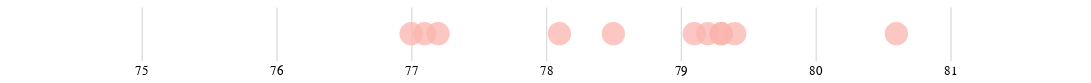

Source (notebook cell):
### Code cell
import altair as alt

alt.Chart(df).transform_filter(
    alt.datum.region == 'Midwest'  # Adjust this line to match your actual data's structure
).mark_circle(
    size=300,
    opacity=0.75,
    color='#fbb4ae'
).encode(
    x=alt.X('life_expectancy').scale(domain=[74, 82]).axis(domain=False,title=None, ticks=False, values=list(range(75, 82, 1))),
    #color=alt.Color('region', legend=None).scale(scheme='pastel1')
).properties(
    height=40,
    width=800
).configure_view(
    strokeWidth=0
)

### Figure 1 — Vega-Lite specification as saved in the notebook (floating-point values rounded to 4 significant figures)
{"config": {"view": {"continuousWidth": 300, "continuousHeight": 300, "strokeWidth": 0}}, "data": {"name": "data-e583e5dffe3ca38f06f7220f7e33cb9a"}, "mark": {"type": "circle", "color": "#fbb4ae", "opacity": 0.75, "size": 300}, "encoding": {"x": {"axis": {"domain": false, "title": null, "ticks": false, "values": [75, 76, 77, 78, 79, 80, 81]}, "field": "life_expectancy", "scale": {"domain": [74, 82]}, "type": "quantitative"}}, "height": 40, "transform": [{"filter": "(datum.region === 'Midwest')"}], "width": 800, "$schema": "https://vega.github.io/schema/vega-lite/v5.16.3.json", "datasets": {"data-e583e5dffe3ca38f06f7220f7e33cb9a": [{"name": "Alabama", "median_household_income": 54940.0, "num_bachelors": 563600.0, "total_population": 2172000.0, "urban": 1267000.0, "region": "South", "division": "East South Central", "life_expectancy": 75.5, "pct_urban": 0.5835, "pct_bachelors": 0.2595}, {"name": "Alaska", "median_household_income": 80290.0, "num_bachelors": 92690.0, "total_population": 307000.0, "urban": 183000.0, "region": "West", "division": "Pacific", "life_expectancy": 78.2, "pct_urban": 0.5961, "pct_bachelors": 0.302}, {"name": "Arizona", "median_household_income": 65910.0, "num_bachelors": 923300.0, "total_population": 2845000.0, "urban": 2516000.0, "region": "West", "division": "Mountain", "life_expectancy": 79.3, "pct_urban": 0.8843, "pct_bachelors": 0.3246}, {"name": "Arkansas", "median_household_income": 52120.0, "num_bachelors": 313500.0, "total_population": 1316000.0, "urban": 720600.0, "region": "South", "division": "West South Central", "life_expectancy": 75.9, "pct_urban": 0.5474, "pct_bachelors": 0.2382}, {"name": "California", "median_household_income": 84100.0, "num_bachelors": 5855000.0, "total_population": 13680000.0, "urban": 12810000.0, "region": "West", "division": "Pacific", "life_expectancy": 81.2, "pct_urban": 0.9367, "pct_bachelors": 0.428}, {"name": "Colorado", "median_household_income": 80180.0, "num_bachelors": 1051000.0, "total_population": 2213000.0, "urban": 1839000.0, "region": "West", "division": "Mountain", "life_expectancy": 80.2, "pct_urban": 0.831, "pct_bachelors": 0.475}, {"name": "Connecticut", "median_household_income": 83570.0, "num_bachelors": 561600.0, "total_population": 1488000.0, "urban": 1309000.0, "region": "Northeast", "division": "New England", "life_expectancy": 80.6, "pct_urban": 0.8795, "pct_bachelors": 0.3774}, {"name": "Delaware", "median_household_income": 72720.0, "num_bachelors": 134300.0, "total_population": 405900.0, "urban": 339100.0, "region": "South", "division": "South Atlantic", "life_expectancy": 78.4, "pct_urban": 0.8355, "pct_bachelors": 0.3308}, {"name": "District of Columbia", "median_household_income": 93550.0, "num_bachelors": 124300.0, "total_population": 296700.0, "urban": 296700.0, "region": "South", "division": "South Atlantic", "life_expectancy": 78.5, "pct_urban": 1.0, "pct_bachelors": 0.4189}, {"name": "Florida", "median_household_income": 61780.0, "num_bachelors": 3038000.0, "total_population": 8990000.0, "urban": 8190000.0, "region": "South", "division": "South Atlantic", "life_expectancy": 79.6, "pct_urban": 0.9111, "pct_bachelors": 0.338}, {"name": "Georgia", "median_household_income": 65030.0, "num_bachelors": 1426000.0, "total_population": 4089000.0, "urban": 3021000.0, "region": "South", "division": "South Atlantic", "life_expectancy": 77.7, "pct_urban": 0.7389, "pct_bachelors": 0.3489}, {"name": "Hawaii", "median_household_income": 88000.0, "num_bachelors": 226400.0, "total_population": 519500.0, "urban": 465000.0, "region": "West", "division": "Pacific", "life_expectancy": 81.6, "pct_urban": 0.8951, "pct_bachelors": 0.4358}, {"name": "Idaho", "median_household_income": 63380.0, "num_bachelors": 231300.0, "total_population": 667800.0, "urban": 447500.0, "region": "West", "division": "Mountain", "life_expectancy": 79.6, "pct_urban": 0.6701, "pct_bachelors": 0.3463}, {"name": "Illinois", "median_household_income": 72560.0, "num_bachelors": 1911000.0, "total_population": 5297000.0, "urban": 4653000.0, "region": "Midwest", "division": "East North Central", "life_expectancy": 79.3, "pct_urban": 0.8785, "pct_bachelors": 0.3607}, {"name": "Indiana", "median_household_income": 61940.0, "num_bachelors": 798000.0, "total_population": 2796000.0, "urban": 2046000.0, "region": "Midwest", "division": "East North Central", "life_expectancy": 77.1, "pct_urban": 0.7319, "pct_bachelors": 0.2854}, {"name": "Iowa", "median_household_income": 65430.0, "num_bachelors": 423900.0, "total_population": 1336000.0, "urban": 848400.0, "region": "Midwest", "division": "West North Central", "life_expectancy": 79.1, "pct_urban": 0.6348, "pct_bachelors": 0.3172}, {"name": "Kentucky", "median_household_income": 55450.0, "num_bachelors": 461800.0, "total_population": 1927000.0, "urban": 1118000.0, "region": "South", "division": "East South Central", "life_expectancy": 75.6, "pct_urban": 0.5799, "pct_bachelors": 0.2396}, {"name": "Louisiana", "median_household_income": 53570.0, "num_bachelors": 511400.0, "total_population": 1965000.0, "urban": 1435000.0, "region": "South", "division": "West South Central", "life_expectancy": 76.0, "pct_urban": 0.7304, "pct_bachelors": 0.2603}, {"name": "Maine", "median_household_income": 63180.0, "num_bachelors": 209300.0, "total_population": 721800.0, "urban": 251200.0, "region": "Northeast", "division": "New England", "life_expectancy": 78.4, "pct_urban": 0.348, "pct_bachelors": 0.2899}, {"name": "Maryland", "median_household_income": 91430.0, "num_bachelors": 934000.0, "total_population": 2379000.0, "urban": 2073000.0, "region": "South", "division": "South Atlantic", "life_expectancy": 79.0, "pct_urban": 0.8715, "pct_bachelors": 0.3926}, {"name": "Massachusetts", "median_household_income": 89030.0, "num_bachelors": 1216000.0, "total_population": 2808000.0, "urban": 2566000.0, "region": "Northeast", "division": "New England", "life_expectancy": 80.7, "pct_urban": 0.9139, "pct_bachelors": 0.433}, {"name": "Michigan", "median_household_income": 63200.0, "num_bachelors": 1288000.0, "total_population": 4532000.0, "urban": 3257000.0, "region": "Midwest", "division": "East North Central", "life_expectancy": 78.1, "pct_urban": 0.7186, "pct_bachelors": 0.2842}, {"name": "Minnesota", "median_household_income": 77710.0, "num_bachelors": 944800.0, "total_population": 2347000.0, "urban": 1638000.0, "region": "Midwest", "division": "West North Central", "life_expectancy": 80.6, "pct_urban": 0.6979, "pct_bachelors": 0.4025}, {"name": "Mississippi", "median_household_income": 49110.0, "num_bachelors": 280400.0, "total_population": 1275000.0, "urban": 626100.0, "region": "South", "division": "East South Central", "life_expectancy": 74.5, "pct_urban": 0.4912, "pct_bachelors": 0.2199}, {"name": "Missouri", "median_household_income": 61040.0, "num_bachelors": 790000.0, "total_population": 2713000.0, "urban": 1882000.0, "region": "Midwest", "division": "West North Central", "life_expectancy": 77.2, "pct_urban": 0.6937, "pct_bachelors": 0.2912}, {"name": "Montana", "median_household_income": 60560.0, "num_bachelors": 166800.0, "total_population": 482800.0, "urban": 252000.0, "region": "West", "division": "Mountain", "life_expectancy": 78.6, "pct_urban": 0.5218, "pct_bachelors": 0.3455}, {"name": "Nebraska", "median_household_income": 66640.0, "num_bachelors": 274700.0, "total_population": 796800.0, "urban": 564100.0, "region": "Midwest", "division": "West North Central", "life_expectancy": 79.4, "pct_urban": 0.708, "pct_bachelors": 0.3447}, {"name": "Nevada", "median_household_income": 65690.0, "num_bachelors": 359700.0, "total_population": 1174000.0, "urban": 1098000.0, "region": "West", "division": "Mountain", "life_expectancy": 78.3, "pct_urban": 0.935, "pct_bachelors": 0.3064}, {"name": "New Hampshire", "median_household_income": 83450.0, "num_bachelors": 230300.0, "total_population": 614800.0, "urban": 343900.0, "region": "Northeast", "division": "New England", "life_expectancy": 79.6, "pct_urban": 0.5594, "pct_bachelors": 0.3746}, {"name": "New Jersey", "median_household_income": 89700.0, "num_bachelors": 1612000.0, "total_population": 3554000.0, "urban": 3373000.0, "region": "Northeast", "division": "Middle Atlantic", "life_expectancy": 80.5, "pct_urban": 0.9492, "pct_bachelors": 0.4535}, {"name": "New Mexico", "median_household_income": 54020.0, "num_bachelors": 225500.0, "total_population": 901400.0, "urban": 677000.0, "region": "West", "division": "Mountain", "life_expectancy": 77.2, "pct_urban": 0.7511, "pct_bachelors": 0.2502}, {"name": "New York", "median_household_income": 75160.0, "num_bachelors": 2996000.0, "total_population": 8108000.0, "urban": 6936000.0, "region": "Northeast", "division": "Middle Atlantic", "life_expectancy": 81.2, "pct_urban": 0.8554, "pct_bachelors": 0.3695}, {"name": "North Carolina", "median_household_income": 60520.0, "num_bachelors": 1482000.0, "total_population": 4328000.0, "urban": 2788000.0, "region": "South", "division": "South Atlantic", "life_expectancy": 77.8, "pct_urban": 0.6442, "pct_bachelors": 0.3424}, {"name": "North Dakota", "median_household_income": 68130.0, "num_bachelors": 112000.0, "total_population": 317500.0, "urban": 182000.0, "region": "Midwest", "division": "West North Central", "life_expectancy": 79.2, "pct_urban": 0.5734, "pct_bachelors": 0.3528}, {"name": "Ohio", "median_household_income": 61940.0, "num_bachelors": 1483000.0, "total_population": 5128000.0, "urban": 4074000.0, "region": "Midwest", "division": "East North Central", "life_expectancy": 77.0, "pct_urban": 0.7946, "pct_bachelors": 0.2892}, {"name": "Oklahoma", "median_household_income": 56960.0, "num_bachelors": 457300.0, "total_population": 1664000.0, "urban": 1091000.0, "region": "South", "division": "West South Central", "life_expectancy": 75.9, "pct_urban": 0.6556, "pct_bachelors": 0.2747}, {"name": "Oregon", "median_household_income": 70080.0, "num_bachelors": 644800.0, "total_population": 1676000.0, "urban": 1328000.0, "region": "West", "division": "Pacific", "life_expectancy": 79.6, "pct_urban": 0.7927, "pct_bachelors": 0.3848}, {"name": "Pennsylvania", "median_household_income": 67590.0, "num_bachelors": 1814000.0, "total_population": 5567000.0, "urban": 4317000.0, "region": "Northeast", "division": "Middle Atlantic", "life_expectancy": 78.5, "pct_urban": 0.7754, "pct_bachelors": 0.3258}, {"name": "Rhode Island", "median_household_income": 74490.0, "num_bachelors": 160500.0, "total_population": 463400.0, "urban": 419200.0, "region": "Northeast", "division": "New England", "life_expectancy": 79.8, "pct_urban": 0.9046, "pct_bachelors": 0.3464}, {"name": "South Carolina", "median_household_income": 58230.0, "num_bachelors": 654000.0, "total_population": 2138000.0, "urban": 1423000.0, "region": "South", "division": "South Atlantic", "life_expectancy": 76.9, "pct_urban": 0.6658, "pct_bachelors": 0.3059}, {"name": "South Dakota", "median_household_income": 63920.0, "num_bachelors": 119300.0, "total_population": 363400.0, "urban": 201000.0, "region": "Midwest", "division": "West North Central", "life_expectancy": 78.5, "pct_urban": 0.553, "pct_bachelors": 0.3283}, {"name": "Tennessee", "median_household_income": 58520.0, "num_bachelors": 859300.0, "total_population": 2812000.0, "urban": 1845000.0, "region": "South", "division": "East South Central", "life_expectancy": 75.8, "pct_urban": 0.6562, "pct_bachelors": 0.3056}, {"name": "Texas", "median_household_income": 67320.0, "num_bachelors": 3792000.0, "total_population": 9977000.0, "urban": 8280000.0, "region": "South", "division": "West South Central", "life_expectancy": 78.8, "pct_urban": 0.8299, "pct_bachelors": 0.38}, {"name": "Utah", "median_household_income": 79130.0, "num_bachelors": 451000.0, "total_population": 979700.0, "urban": 848900.0, "region": "West", "division": "Mountain", "life_expectancy": 79.9, "pct_urban": 0.8665, "pct_bachelors": 0.4603}, {"name": "Vermont", "median_household_income": 67670.0, "num_bachelors": 110000.0, "total_population": 322500.0, "urban": 106600.0, "region": "Northeast", "division": "New England", "life_expectancy": 79.9, "pct_urban": 0.3304, "pct_bachelors": 0.341}, {"name": "Virginia", "median_household_income": 80620.0, "num_bachelors": 1339000.0, "total_population": 3365000.0, "urban": 2458000.0, "region": "South", "division": "South Atlantic", "life_expectancy": 79.3, "pct_urban": 0.7305, "pct_bachelors": 0.3979}, {"name": "Washington", "median_household_income": 82400.0, "num_bachelors": 1218000.0, "total_population": 2886000.0, "urban": 2380000.0, "region": "West", "division": "Pacific", "life_expectancy": 80.2, "pct_urban": 0.8247, "pct_bachelors": 0.4219}, {"name": "West Virginia", "median_household_income": 50880.0, "num_bachelors": 166000.0, "total_population": 881900.0, "urban": 424400.0, "region": "South", "division": "South Atlantic", "life_expectancy": 74.7, "pct_urban": 0.4813, "pct_bachelors": 0.1882}, {"name": "Wisconsin", "median_household_income": 67080.0, "num_bachelors": 833700.0, "total_population": 2624000.0, "urban": 1744000.0, "region": "Midwest", "division": "East North Central", "life_expectancy": 79.3, "pct_urban": 0.6644, "pct_bachelors": 0.3177}, {"name": "Wyoming", "median_household_income": 68000.0, "num_bachelors": 69810.0, "total_population": 261900.0, "urban": 162900.0, "region": "West", "division": "Mountain", "life_expectancy": 78.3, "pct_urban": 0.622, "pct_bachelors": 0.2666}]}}
